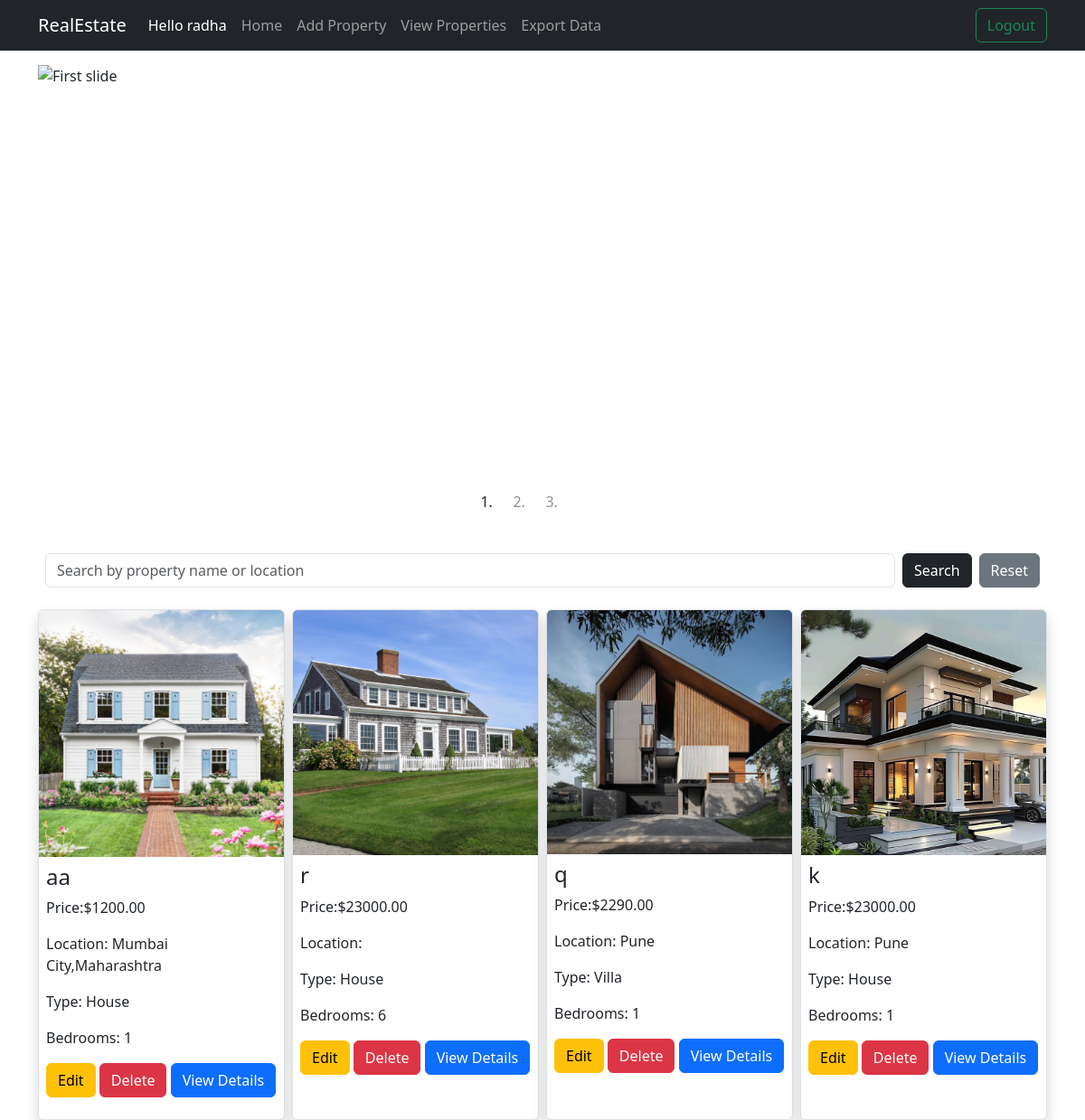
/dashboard.php (signed in), run on the app's committed database.
### tables this page shows
CREATE TABLE `properties` (
  `id` int(11) NOT NULL AUTO_INCREMENT,
  `property_name` varchar(100) DEFAULT NULL,
  `description` text DEFAULT NULL,
  `price` decimal(10,2) DEFAULT NULL,
  `location` varchar(100) DEFAULT NULL,
  `property_type` varchar(100) DEFAULT NULL,
  `bedrooms` int(11) DEFAULT NULL,
  `image` varchar(255) DEFAULT NULL,
  `user_id` int(11) DEFAULT NULL,
  `created_at` timestamp NOT NULL DEFAULT current_timestamp(),
  PRIMARY KEY (`id`),
  KEY `user_id` (`user_id`),
  CONSTRAINT `properties_ibfk_1` FOREIGN KEY (`user_id`) REFERENCES `users` (`id`)
);

### dashboard.php (the view, shortened to what this page needs)
<?php
include 'db.php';
if (isset($_GET["search"])) {
    $search = $_GET["search"];
    $sql = $conn->prepare("SELECT * FROM properties WHERE property_name LIKE ? OR location LIKE ?");
    $search = "%".$search."%";
    $sql->bind_param("ss", $search, $search);
    $sql->execute();
    $result = $sql->get_result();
} else {
    $result = $conn->query("SELECT * FROM properties");
}
?>
<!doctype html>
<html lang="en" data-bs-theme="light">
    <head>
        <link
            href="https://cdn.jsdelivr.net/npm/bootstrap@5.3.8/dist/css/bootstrap.min.css"
            rel="stylesheet"
        />
    </head>
    <body>
        <header>
            <nav
                class="navbar navbar-expand-sm navbar-dark bg-dark"
            >
                <div class="container">
                    <a class="navbar-brand" href="#">RealEstate</a>
                    <div class="collapse navbar-collapse" id="collapsibleNavId">
                        <ul class="navbar-nav me-auto mt-2 mt-lg-0">
                            <li class="nav-item">
                                <a class="nav-link active" href="#" aria-current="page"
                                    >Hello <?php echo $_SESSION["name"];?>
                                    <span class="visually-hidden">(current)</span></a
                                >
                            </li>
                            <li class="nav-item">
                                <a class="nav-link" href="dashboard.php">Home</a>
                            </li>
                            <li class="nav-item">
                                <a class="nav-link" href="addProperty.php">Add Property</a>
                            </li>
                            <li class="nav-item">
                                <a class="nav-link" href="viewProperties.php">View Properties</a>
                            </li>
                            <li class="nav-item">
                                <a class="nav-link" href="pdf.php">Export Data</a>
                            </li>
                        </ul>
                        <form class="d-flex" action="logout.php">
                            <button class="btn btn-outline-success">Logout</button>
                        </form>
                    </div>
                </div>
            </nav>
        </header>
        <main>
            <div
                class="container mt-3"
            >
                <div id="carouselId" class="carousel slide" data-bs-ride="carousel">
                    <ol class="carousel-indicators">
                        <li
                            data-bs-target="#carouselId"
                            data-bs-slide-to="0"
                            class="active"
                            aria-current="true"
                            aria-label="First slide"
                        ></li>
                        <li
                            data-bs-target="#carouselId"
                            data-bs-slide-to="1"
                            aria-label="Second slide"
                        ></li>
                        <li
                            data-bs-target="#carouselId"
                            data-bs-slide-to="2"
                            aria-label="Third slide"
                        ></li>
                    </ol>
                    <div class="carousel-inner" role="listbox">
                        <div class="carousel-item active">
                            <img
                                src="https://thearchitectsdiary.com/wp-content/uploads/2020/06/Property-.jpg"
                                class="w-100 d-block"
                                alt="First slide"
                                height=500
                                width=900
                            />
                            <div class="carousel-caption">
                                <h3>Beautiful Houses</h3>
                                <p>Find your dream home!</p>
                            </div>
                        </div>
                    </div>
                    <button
                        class="carousel-control-prev"
                        type="button"
                        data-bs-target="#carouselId"
                        data-bs-slide="prev"
                    >
                        <span class="carousel-control-prev-icon" aria-hidden="true"></span>
                    </button>
                    <button
                        class="carousel-control-next"
                        type="button"
                        data-bs-target="#carouselId"
                        data-bs-slide="next"
                    >
                        <span class="carousel-control-next-icon" aria-hidden="true"></span>
                    </button>
                </div>
            </div>
            <div
                class="container mt-4"
            >
                <div
                    class="row g-2"
                >
                <div class="container mt-4">
                <form method="GET" action="dashboard.php" class="d-flex gap-2">
                    <input type="text" name="search" class="form-control"
                        placeholder="Search by property name or location"
                        required>
                    <button type="submit" class="btn btn-dark">Search</button>
                    <a href="dashboard.php" class="btn btn-secondary">Reset</a>
                </form>
            </div>
                <?php
                while($row=$result->fetch_assoc()){ ?>
                    <div class="col-md-3 mb-3">
                        <div class="card h-100 border shadow rounded mt-3">
                            <img class="card-img-top" src="uploads/<?php echo $row["image"];?>" alt="Title" />
                            <div class="card-body p-2">
                                <h4><?php echo $row["property_name"];?></h4>
                                <p>Price:$<?php echo $row["price"];?></p>
                                <p>Location: <?php echo $row["location"]; ?></p>
                                <p>Type: <?php echo $row["property_type"]; ?></p>
                                <p>Bedrooms: <?php echo $row["bedrooms"]; ?></p>
                                <a
                                    name=""
                                    id=""
                                    class="btn btn-warning"
                                    href="editProperty.php?id=<?php echo $row['id'];?>"
                                    role="button"
                                    >Edit</a
                                >
                                <a
                                    name=""
                                    id=""
                                    class="btn btn-danger"
                                    href="deleteProperty.php?id=<?php echo $row['id'];?>"
                                    role="button"
                                    >Delete</a
                                >
                                <a
                                    name=""
                                    id=""
                                    class="btn btn-primary"
                                    href="viewDetails.php?id=<?php echo $row['id']; ?>"
                                    role="button"
                                    >View Details</a
                                >
                            </div>
                        </div>
                    </div>
                    <?php } ?>
                </div>
            </div>
        </main>
    </body>
</html>

### data on the page
properties: image (picture), property_name "aa", price "1200.00", location "Mumbai City,Maharashtra", property_type "House", bedrooms "1"
properties: image (picture), property_name "r", price "23000.00", property_type "House", bedrooms "6"
properties: image (picture), property_name "q", price "2290.00", location "Pune", property_type "Villa", bedrooms "1"
properties: image (picture), property_name "k", price "23000.00", location "Pune", property_type "House", bedrooms "1"

### other printed values
$_SESSION["name"] "radha"
